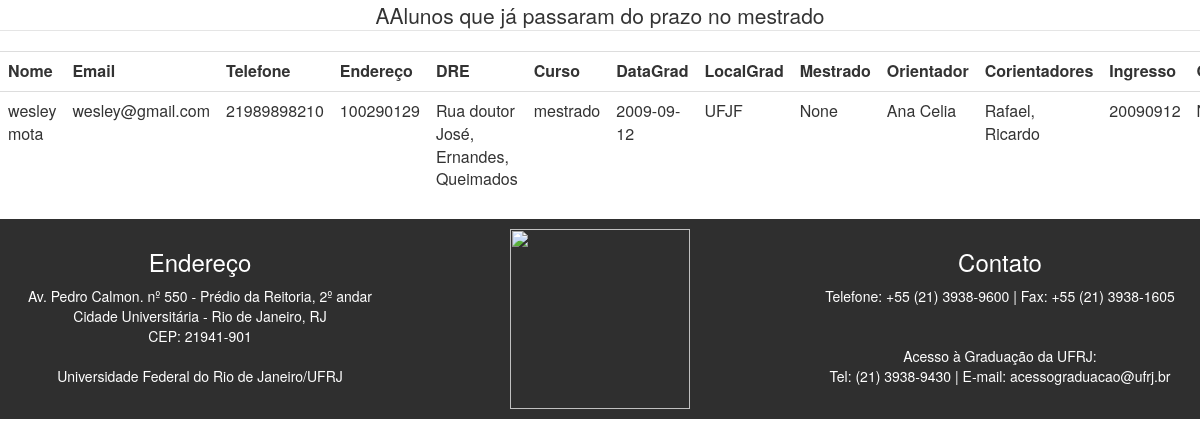
The page /consulta on the database its author committed.
### tables this page shows
CREATE TABLE Aluno (
        id INTEGER PRIMARY KEY AUTOINCREMENT,
        DRE INTEGER,
        DataGrad VARCHAR,
        LocalGrad VARCHAR,
        Curso VARCHAR,
        Mestrado VARCHAR,
        Orientador VARCHAR,
        Corientadores VARCHAR,
        Ingresso date,
        Qualificacao VARCHAR,
        CodDisc VARCHAR,
        Bolsa VARCHAR,
        Ativo BOOLEAN,
        Paper VARCHAR,
        IDGERAL INTEGER,
        FOREIGN KEY(IDGERAL) REFERENCES InfoBasica(id)
);

CREATE TABLE InfoBasica (
        id INTEGER PRIMARY KEY AUTOINCREMENT,
        nome VARCHAR,
        endereco VARCHAR,
        tel INTEGER,
        email VARCHAR

);

### app.py (the view)
@app.route('/consulta')
def consulta():
    hj = date.today()
    lista=str(hj).split("-")
    data=lista[0]+lista[1]+lista[2]
    print data
    conn = sqlite3.connect('Sistema.db')
    cursor = conn.cursor()
    cursor.execute("""Select * from InfoBasica,Aluno  where Aluno.IDGERAL=InfoBasica.id and (Aluno.ingresso+20000)<? and Aluno.curso='mestrado' ;""",(data,) )
    rows = cursor.fetchall();
    print rows
    return render_template("Consulta.html",rows=rows)

### templates/Consulta.html (shortened to what this page needs)
{% extends "layout.html" %}
{% block body %}
<center><legend>AAlunos que já passaram do prazo no mestrado</legend></center>
<div class="table-responsive">
<table class="table">
<TR>
<TH>Nome</TH>
<TH>Email </TH>
<TH>Telefone </TH>
<TH>Endereço</TH>
<TH>DRE</TH>
<TH>Curso</TH>
<TH>DataGrad</TH>
<TH>LocalGrad</TH>
<TH>Mestrado</TH>
<TH>Orientador</TH>
<TH>Corientadores</TH>
<TH>Ingresso</TH>
<TH>Qualificacao</TH>
</TR>
{% for row in rows %}
<TR class="cinza">
<TD> {{row[1]}}</TD>
<TD>{{row[4]}}</TD>
<TD>{{row[3]}}</TD>
<TD>{{row[6]}}</TD>
<TD>{{row[2]}}</TD>
<TD>{{row[9]}}</TD>
<TD>{{row[7]}}</TD>
<TD>{{row[8]}}</TD>
<TD>{{row[10]}}</TD>
<TD>{{row[11]}}</TD>
<TD>{{row[12]}}</TD>
<TD>{{row[13]}}</TD>
<TD>{{row[14]}}</TD>
</TR>
{% endfor %}
</TABLE>
</div>
{% endblock %}

### templates/layout.html (shortened to what this page needs)
<html>
  <head>
  <link rel="stylesheet" href="https://maxcdn.bootstrapcdn.com/bootstrap/3.3.7/css/bootstrap.min.css">
  </head>
  <body>
  {% block body %}{% endblock %}
      <div class="container-fluid bg-4 text-center">
        <div class="row">
          <div class="col-md-4"><h3>Endereço</h3>
            <p>Av. Pedro Calmon. nº 550 - Prédio da Reitoria, 2º andar
              <br> Cidade Universitária - Rio de Janeiro, RJ
              <br>CEP: 21941-901
              <br><br>Universidade Federal do Rio de Janeiro/UFRJ</p>
            </div>
            <div class="col-md-4">
              <img src="http://www.residenciamedica.com.br/wp-content/uploads/2014/10/ufrj.png" width="180px">
            </div>
            <div class="col-md-4">
              <h3>Contato</h3>
              <p>
                Telefone: +55 (21) 3938-9600 | Fax: +55 (21) 3938-1605
                <br><br>
                <br>Acesso à Graduação da UFRJ:
                <br> Tel: (21) 3938-9430 | E-mail: acessograduacao@ufrj.br
              </p>
            </div>
          </div>
      </div>
    </body>
  </html>

### templates/layout.html (style rules this page uses)
.bg-4 { background-color: #2f2f2f; color: #ffffff; }
.container-fluid { padding-top: 10px; padding-bottom: 10px; }

### rows shown on the page
Aluno: nome "wesley mota", email "wesley@gmail.com", tel "21989898210", DRE "100290129", endereco "Rua doutor José, Ernandes, Queimados", Curso "mestrado", DataGrad "2009-09-12", LocalGrad "UFJF", row "None", Orientador "Ana Celia", Corientadores "Rafael, Ricardo", Ingresso "20090912"
